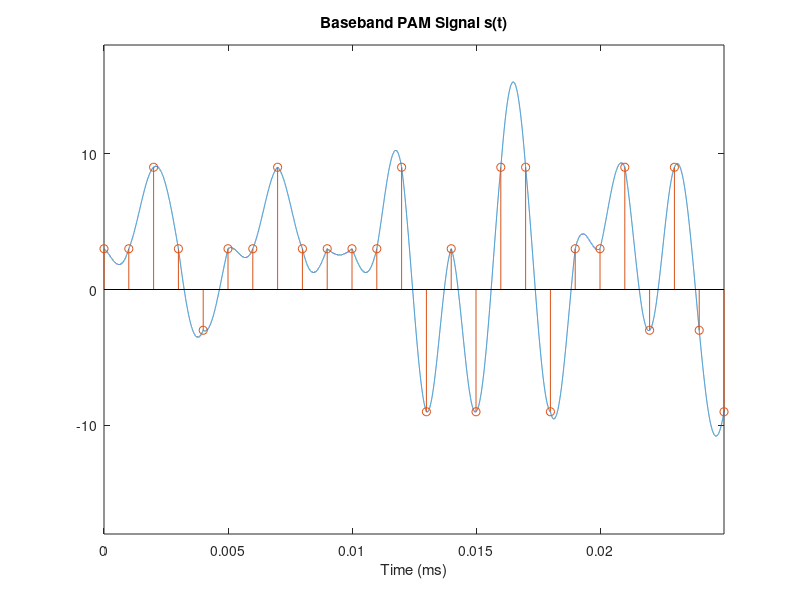

The MATLAB script that drew this image: (Note: this script raises an error after producing the figure.)
% Baseband PAM Signal Generation
% by Prof. Brian L. Evans
% The University of Texas at Austin
% Spring 2018
%
% m is sample index
% n is symbol index

format long g
format compact
clc
close all
clearvars

% get the location of the script file to save figures
full_path = mfilename('fullpath');
[startpath,  filename, ext] = fileparts(full_path);
plot_num = 1;
line_width = 1;

commandwindow;

% Simulation parameters
N = 25;     % Number symbol periods
 
% Pulse shape g[m]
Ng = 4;     % Number symbol periods
L = 2000;     % Samples/symbol period
f0 = 1/L;
midpt = Ng*L/2;
m = (-midpt) : (midpt-1);
g = sinc(f0*m);

% Adjust for group delay
N = N + (Ng/2);
 
% M-level PAM symbol amplitudes
d = 3;
M = 4;
ioffset = (M + 1);
symAmp = (2*randi(M,[1,N]) - ioffset)*d;

% Discrete-time baseband PAM signal
mmax = N*L;
v = zeros(1,mmax);
v(1:L:end) = symAmp;  % interpolation
s = conv(v, g);       % pulse shaping
slength = length(s);  % trim result
s = s(midpt+1:slength-midpt+1);
 
% Interpretation in continuous time
Tsym = 0.001;       % Symbol period in sec
fsym = 1/Tsym;  % Symbol rate in Hz
fs = L*fsym;    % Sampling rate in Hz
Ts = 1/fs;      % Sampling time in sec

% Plots
Mmax = length(s);
m = 0 : (Mmax-1);
t = m*Ts;
Nmax = Mmax / L;
n = 0 : (Nmax-1);

figure;
plot(t,s);
hold on;
stem(n*Tsym,symAmp);
hold off;
xlim( [0 (Nmax-(Ng/2))*Tsym-Ts] );
ymax = Ng * (M-1) * d / 2;
ylim( [-ymax ymax] );
xlabel('Time (ms)');
title('Baseband PAM Signal s(t)');

%%
symAmp2 = upsample(symAmp, 200000);
Tsym2 = upsample(n*Tsym*10000, 10000);
s2=resample(s, 10000,1);
f = exp(pi()*1j*(500/numel(s2))*(0:(numel(s2)-1)));
ts = s2.*f;
figure;
plot(real(ts),'b');
hold on; 
plot(imag(ts),'r')
plot(s2,'g')
stem(symAmp2)


